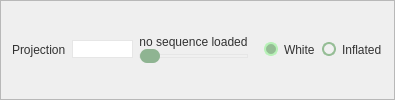
         <widget class="QFrame" name="frame_2">
          <property name="enabled">
           <bool>true</bool>
          </property>
          <property name="sizePolicy">
           <sizepolicy hsizetype="Preferred" vsizetype="Maximum">
            <horstretch>0</horstretch>
            <verstretch>0</verstretch>
           </sizepolicy>
          </property>
          <property name="minimumSize">
           <size>
            <width>0</width>
            <height>0</height>
           </size>
          </property>
          <property name="layoutDirection">
           <enum>Qt::LeftToRight</enum>
          </property>
          <property name="styleSheet">
           <string notr="true">color: rgb(200,200,200);</string>
          </property>
          <property name="frameShape">
           <enum>QFrame::StyledPanel</enum>
          </property>
          <property name="frameShadow">
           <enum>QFrame::Raised</enum>
          </property>
          <layout class="QGridLayout" name="gridLayout_3">
           <property name="topMargin">
            <number>0</number>
           </property>
           <property name="bottomMargin">
            <number>0</number>
           </property>
           <item row="2" column="4">
            <layout class="QVBoxLayout" name="verticalLayout" stretch="0,0">
             <property name="spacing">
              <number>0</number>
             </property>
             <property name="sizeConstraint">
              <enum>QLayout::SetMinimumSize</enum>
             </property>
             <property name="topMargin">
              <number>0</number>
             </property>
             <property name="rightMargin">
              <number>10</number>
             </property>
             <property name="bottomMargin">
              <number>0</number>
             </property>
             <item>
              <widget class="QLabel" name="label_currentDataIndex">
               <property name="minimumSize">
                <size>
                 <width>35</width>
                 <height>0</height>
                </size>
               </property>
               <property name="styleSheet">
                <string notr="true">color: rgb(50,50,50);
font-family: &quot;Google Sans&quot;;</string>
               </property>
               <property name="text">
                <string>no sequence loaded</string>
               </property>
               <property name="alignment">
                <set>Qt::AlignBottom|Qt::AlignHCenter</set>
               </property>
              </widget>
             </item>
             <item>
              <widget class="QSlider" name="horizontalSlider_TimePoint">
               <property name="minimumSize">
                <size>
                 <width>0</width>
                 <height>0</height>
                </size>
               </property>
               <property name="styleSheet">
                <string notr="true">.QSlider::handle:horizontal {
    background:  #8fb492;
    border: 0px solid #474747;
    height: 5px;
	width:20px;
line-height: 20px; 
	margin-top: -6px; 
	margin-bottom: -6px; 
	border-radius: 7px; 
}

.QSlider::groove:horizontal {
    border: 1px solid #e6e6e6;
    height: 2px;

    background: rgb(240,240,240);
border-radius: 4px;
    /*margin: 0 12px;*/
}</string>
               </property>
               <property name="orientation">
                <enum>Qt::Horizontal</enum>
               </property>
              </widget>
             </item>
            </layout>
           </item>
           <item row="2" column="5">
            <layout class="QGridLayout" name="gridLayout_10">
             <property name="rightMargin">
              <number>0</number>
             </property>
             <property name="horizontalSpacing">
              <number>6</number>
             </property>
             <property name="verticalSpacing">
              <number>0</number>
             </property>
             <item row="1" column="1">
              <widget class="QRadioButton" name="radioButton_Inflated">
               <property name="styleSheet">
                <string notr="true">QRadioButton {
font-family: &quot;Google Sans&quot;;
color: rgb(50,50,50);

}

QRadioButton::indicator {
    width:                  10px;
    height:                 10px;
    border-radius:          7px;
}

QRadioButton::indicator:checked {
    background-color:       rgb(149,189,149);
    border:                2px solid;
	border-color:  rgb(183,241,183);
}

QRadioButton::indicator:unchecked {
    background-color:       rgb(240,240,240);
    border:                 2px solid gray;
	border-color:  rgb(149,189,149);
}</string>
               </property>
               <property name="text">
                <string>Inflated</string>
               </property>
               <property name="checked">
                <bool>false</bool>
               </property>
               <attribute name="buttonGroup">
                <string notr="true">radioGroup_BrainSurface</string>
               </attribute>
              </widget>
             </item>
             <item row="1" column="0">
              <widget class="QRadioButton" name="radioButton_White">
               <property name="styleSheet">
                <string notr="true">QRadioButton {
font-family: &quot;Google Sans&quot;;
color: rgb(50,50,50);

}

QRadioButton::indicator {
    width:                  10px;
    height:                 10px;
    border-radius:          7px;
}

QRadioButton::indicator:checked {
    background-color:       rgb(149,189,149);
    border:                2px solid;
	border-color:  rgb(183,241,183);
}

QRadioButton::indicator:unchecked {
    background-color:       rgb(240,240,240);
    border:                 2px solid gray;
	border-color:  rgb(149,189,149);
}</string>
               </property>
               <property name="text">
                <string>White</string>
               </property>
               <property name="checked">
                <bool>true</bool>
               </property>
               <attribute name="buttonGroup">
                <string notr="true">radioGroup_BrainSurface</string>
               </attribute>
              </widget>
             </item>
            </layout>
           </item>
           <item row="2" column="2">
            <widget class="QComboBox" name="comboBox_ProjectionMethods">
             <property name="minimumSize">
              <size>
               <width>0</width>
               <height>0</height>
              </size>
             </property>
             <property name="styleSheet">
              <string notr="true">.QComboBox::drop-down {
    subcontrol-origin: padding;
    subcontrol-position: top right;
    width: 15px;
	color: rgb(50,50,50);
    border-left-width: 0px;
    border-left-color: darkgray;
    border-left-style: solid; /* just a single line */
    border-top-right-radius: 3px; /* same radius as the QComboBox */
    border-bottom-right-radius: 3px;
}

.QComboBox::down-arrow {
	border-width: 0px;
	border-radius: 10px;
    image: url(icons/downArrow.png);
}

.QComboBox QAbstractItemView {
    border: 1px solid rgb(200,200,200);
    selection-background-color: rgb(200,200,200);
color: rgb(50,50,50);
}

.QComboBox{
border-color: rgb(230,230,230);
color: rgb(50,50,50);
border-style: solid;
border-width: 1px;
font-family: &quot;Google Sans&quot;;
border-radius: 10px;
}
</string>
             </property>
            </widget>
           </item>
           <item row="2" column="0">
            <widget class="QLabel" name="label_4">
             <property name="styleSheet">
              <string notr="true">color: rgb(50,50,50);
font-family: &quot;Google Sans&quot;;</string>
             </property>
             <property name="text">
              <string>Projection</string>
             </property>
            </widget>
           </item>
          </layout>
         </widget>
